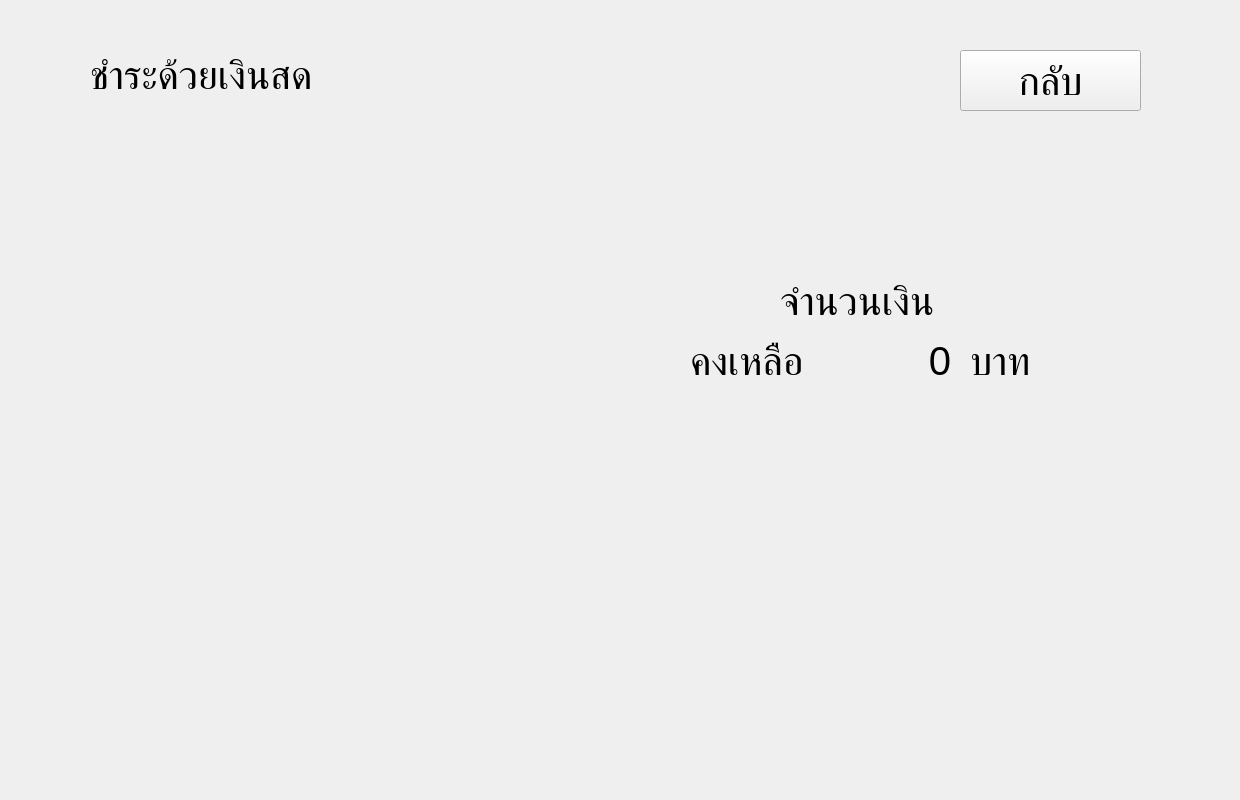
<?xml version="1.0" encoding="UTF-8"?>
<ui version="4.0">
 <class>cash_2</class>
 <widget class="QWidget" name="cash_2">
  <property name="geometry">
   <rect>
    <x>0</x>
    <y>0</y>
    <width>1240</width>
    <height>800</height>
   </rect>
  </property>
  <property name="windowTitle">
   <string>Form</string>
  </property>
  <widget class="QWidget" name="widget" native="true">
   <property name="geometry">
    <rect>
     <x>0</x>
     <y>0</y>
     <width>1280</width>
     <height>800</height>
    </rect>
   </property>
   <widget class="QLabel" name="label">
    <property name="geometry">
     <rect>
      <x>90</x>
      <y>30</y>
      <width>730</width>
      <height>90</height>
     </rect>
    </property>
    <property name="font">
     <font>
      <pointsize>30</pointsize>
     </font>
    </property>
    <property name="text">
     <string>ชำระด้วยเงินสด</string>
    </property>
   </widget>
   <widget class="QPushButton" name="pushButton">
    <property name="geometry">
     <rect>
      <x>960</x>
      <y>50</y>
      <width>181</width>
      <height>61</height>
     </rect>
    </property>
    <property name="font">
     <font>
      <pointsize>30</pointsize>
     </font>
    </property>
    <property name="text">
     <string>กลับ</string>
    </property>
   </widget>
   <widget class="QLabel" name="label_2">
    <property name="geometry">
     <rect>
      <x>780</x>
      <y>270</y>
      <width>231</width>
      <height>61</height>
     </rect>
    </property>
    <property name="font">
     <font>
      <pointsize>30</pointsize>
     </font>
    </property>
    <property name="text">
     <string>จำนวนเงิน</string>
    </property>
   </widget>
   <widget class="QLabel" name="label_3">
    <property name="geometry">
     <rect>
      <x>690</x>
      <y>330</y>
      <width>151</width>
      <height>61</height>
     </rect>
    </property>
    <property name="font">
     <font>
      <pointsize>30</pointsize>
     </font>
    </property>
    <property name="text">
     <string>คงเหลือ</string>
    </property>
   </widget>
   <widget class="QLabel" name="label_4">
    <property name="geometry">
     <rect>
      <x>800</x>
      <y>330</y>
      <width>151</width>
      <height>61</height>
     </rect>
    </property>
    <property name="font">
     <font>
      <pointsize>30</pointsize>
     </font>
    </property>
    <property name="text">
     <string>0</string>
    </property>
    <property name="alignment">
     <set>Qt::AlignRight|Qt::AlignTrailing|Qt::AlignVCenter</set>
    </property>
   </widget>
   <widget class="QLabel" name="label_5">
    <property name="geometry">
     <rect>
      <x>80</x>
      <y>140</y>
      <width>500</width>
      <height>550</height>
     </rect>
    </property>
    <property name="text">
     <string/>
    </property>
    <property name="pixmap">
     <pixmap>../cash.png</pixmap>
    </property>
    <property name="scaledContents">
     <bool>true</bool>
    </property>
   </widget>
   <widget class="QLabel" name="label_6">
    <property name="geometry">
     <rect>
      <x>970</x>
      <y>330</y>
      <width>151</width>
      <height>61</height>
     </rect>
    </property>
    <property name="font">
     <font>
      <pointsize>30</pointsize>
     </font>
    </property>
    <property name="text">
     <string>บาท</string>
    </property>
   </widget>
  </widget>
 </widget>
 <resources/>
 <connections/>
</ui>
